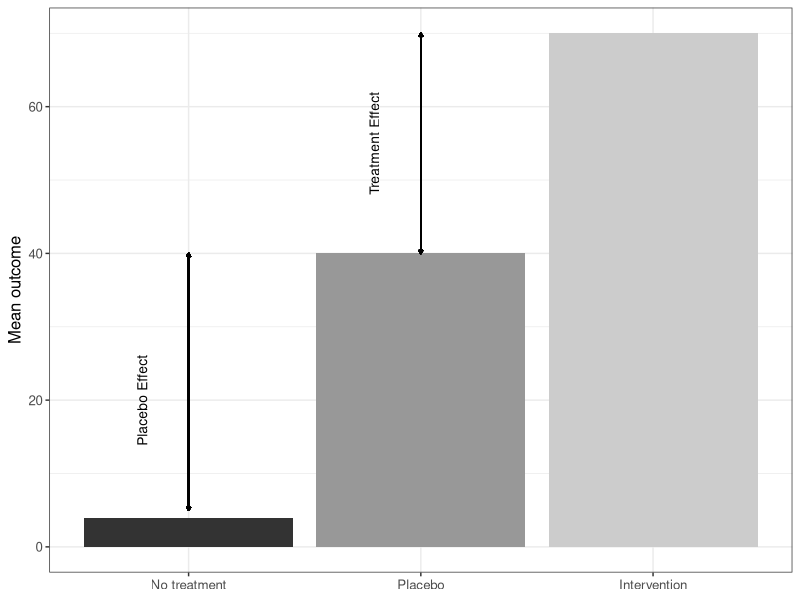

The R script that drew this image: (Note: this script raises an error after producing the figure.)
## ---- chunk 1
mylogo <- 0
if(mylogo==1){
knitr::include_graphics("images/logo_alone_new.png")
}
## ---- chunk 2
library(tidyverse)

bwversion = 1  #1=blackwhite; #2=coloured - NB here colour is just decorative
myfolder = 'images_bw'
if(bwversion==2){
  myfolder <-'images_colour'}

makeplactab <- 1
if(makeplactab==1){
  

plc_dat <- data.frame(Group=c(rep('No treatment',4),rep('Placebo',40),rep('Intervention',70)))

plc_dat$Group<-factor(plc_dat$Group,levels=c("No treatment","Placebo","Intervention"))


p <- ggplot(data=plc_dat,aes(x=Group))+
  geom_bar(aes(fill=Group))+
  ylab('Mean outcome') + 
  annotate('text',x=0.8,y=20,label='Placebo Effect',angle = 90,size=3.5) +
  geom_segment(aes(x=1, xend=1, y=40, yend=5), linewidth = 0.5, arrow = arrow(length = unit(0.1, "cm")))+ 
  geom_segment(aes(x=1, xend=1, y=5, yend=40), linewidth = 0.5, arrow = arrow(length = unit(0.1, "cm")))+ 
  annotate('text',x=1.8,y=55,label='Treatment Effect',angle = 90,size=3.5) +
  geom_segment(aes(x=2, xend=2, y=70, yend=40), linewidth = 0.5, arrow = arrow(length = unit(0.1, "cm")))+ 
  geom_segment(aes(x=2, xend=2, y=40, yend=70), linewidth = 0.5, arrow = arrow(length = unit(0.1, "cm")))+ 
  theme_bw()+
  theme(text = element_text(size = 12)) +
  theme(axis.title.x=element_blank())+
  theme(legend.position = "none")
  # Use grey scale
p41 <- p+scale_fill_grey()

ggsave(paste0(myfolder,'/placebotab.png'),p41,scale = 1, width = 5, height = 3, units = c("in"), dpi = 300)
}

## ---- chunk 3
knitr::include_graphics(paste0(myfolder,'/placebotab.png'))

